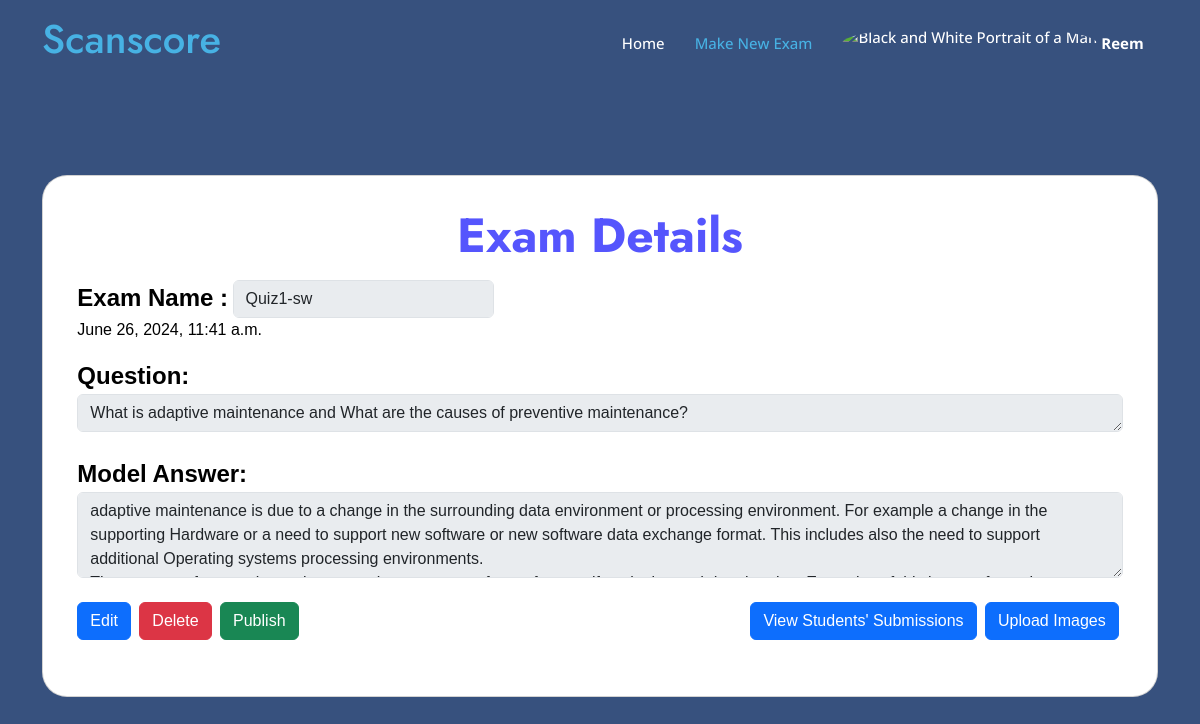
Before: /teacher/exam/23/view/ (signed in) with the older database file.
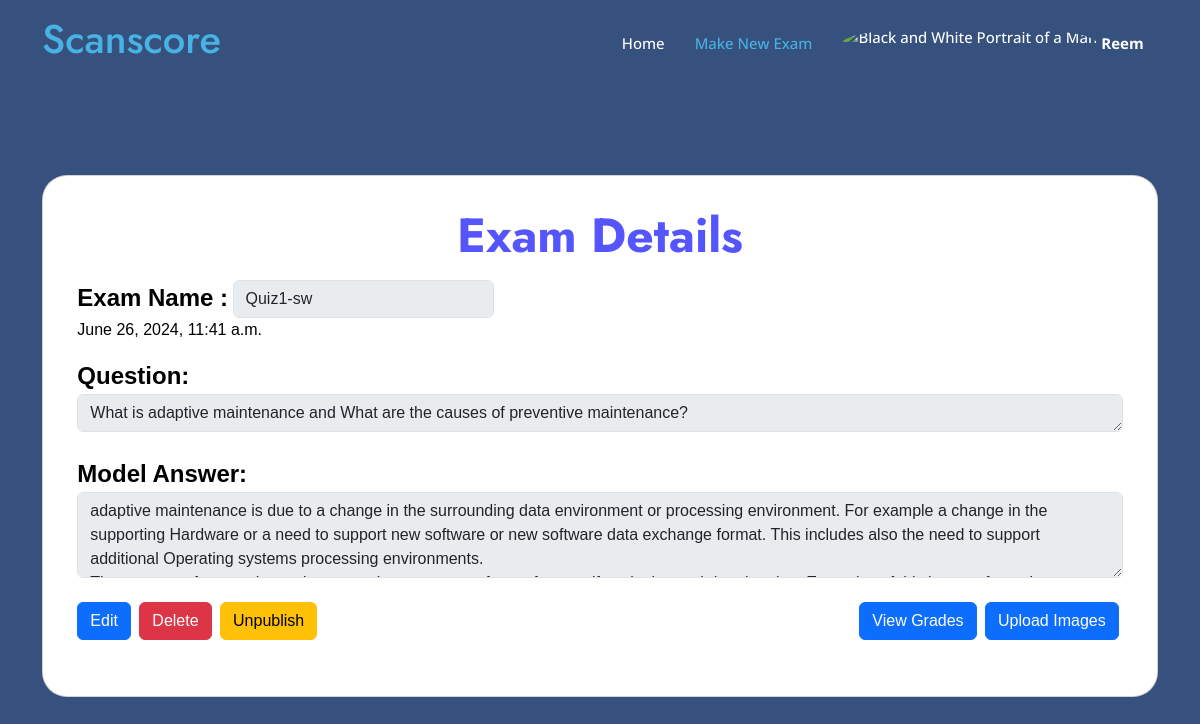
After: the same page with the newer database file.
### myapp/views.py (the view)
# urls.py: path('teacher/exam/<int:exam_id>/view/', views.view_exam_teacher, name='view_exam_teacher'),
@login_required
def view_exam_teacher(request, exam_id): #this will redirect to the specific exam page where the teacher can view the exam details
    exam = Exam.objects.get(pk=exam_id)
    exam_submissions = ExamSubmission.objects.filter(exam=exam)
    if not (request.user == exam.teacher or hasattr(request.user, 'teacher')):
        return HttpResponseForbidden("You are not authorized to view this exam.")
    return render(request, 'myapp/teacher/view_exam.html', {'exam': exam, 'exam_submissions': exam_submissions})

### templates/myapp/teacher/view_exam.html (shortened to what the changed rows need)
{% load static %}
<!DOCTYPE html>
<html lang="en">
<head>
    <link href="{% static 'vendor/aos/aos.css' %}" rel="stylesheet">
    <link href="{% static 'vendor/bootstrap/css/bootstrap.min.css' %}" rel="stylesheet">
    <link href="{% static 'vendor/bootstrap-icons/bootstrap-icons.css' %}" rel="stylesheet">
    <link href="{% static 'vendor/boxicons/css/boxicons.min.css' %}" rel="stylesheet">
    <link href="{% static 'vendor/glightbox/css/glightbox.min.css' %}" rel="stylesheet">
    <link href="{% static 'vendor/remixicon/remixicon.css' %}" rel="stylesheet">
    <link href="{% static 'vendor/swiper/swiper-bundle.min.css' %}" rel="stylesheet">
    <link href="{% static 'css/style1.css' %}" rel="stylesheet">
</head>
<body>
    <header id="header" class="fixed-top">
        <div class="container d-flex align-items-center justify-content-between">
            <h1 class="me-auto"><a href="{% url 'teacher_dashboard' %}">Scanscore</a></h1>
        </div>
    </header>
    <section id="hero" class="d-flex align-items-center"
        style="height: 100vh;font-family: Arial, Helvetica, sans-serif;">
        <div class="container">
            <div class="d-flex flex-column justify-content-center order-2 order-lg-1" data-aos="fade-up"
                data-aos-delay="200">
                <div class="card text-black"
                    style="border-radius: 25px; padding-bottom: 5%;padding-left: 2%; padding-right: 2%;">
                    {% block content %}
                    <div class="container" style="padding-top: 3%;">
                        <h1 style="color: rgb(85, 85, 253);text-align: center;">Exam Details</h1>
                        <br>
                        <br>
                        <div class="d-flex justify-content-between exam-buttons">
                            <div style="flex-grow: 1;">
                                {% if not exam.is_active %}
                                <form action="{% url 'publish_exam' exam.id %}" method="post" class="d-inline me-1">
                                    <button type="submit" class="btn btn-success" onclick="return confirm('Are you sure you want to make the exam available for students?');">Publish</button>
                                </form>
                                {% else %}
                                <form action="{% url 'unpublish_exam' exam.id %}" method="post" class="d-inline me-1">
                                    <button type="submit" class="btn btn-warning" onclick="return confirm('Are you sure you want to make the exam unavailable for students?');">Unpublish</button>
                                </form>
                                {% endif %}
                            </div>
                            <div>
                                {% if exam_submissions.0.is_graded %}
                                <a href="{% url 'view_grades' exam.id %}" class="btn btn-primary me-1">View Grades</a>
                                {% else %}
                                <a href="{% url 'view_submissions' exam.id %}" class="btn btn-primary me-1">View Students' Submissions</a>
                                {% endif %}
                                {% if exam.ocr_graded %}
                                <a href="{% url 'view_grades_ocr' exam.id %}" class="btn btn-primary me-1">View Graded Papers</a>
                                {% else %}
                                <a href="{% url 'upload_images' exam.id %}" class="btn btn-primary me-1">Upload Images</a>
                                {% endif %}
                            </div>
                        </div>
                    </div>
                    {% endblock %}
                </div>
            </div>
    </section>
</body>
</html>

Changed rows visible on the page:
changed Exam "Quiz1-sw": is_active False → True (drawn)
Other visible differences:
text no longer shown: "Publish View Students' Submissions"
text now shown: "Unpublish View Grades"
